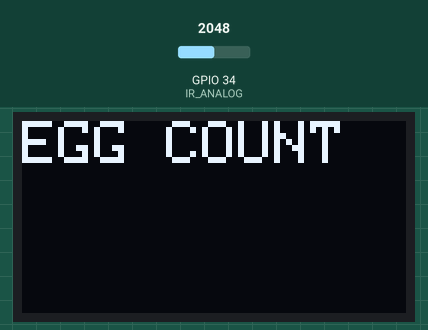
Bench run of a sketch on a simulated ESP32. On the bench: 128×64 one-colour display. The test bench sets the inputs (shaded band); at power-on: GPIO 34 (IR_ANALOG) = 2048. What the sketch prints to the serial monitor is not drawn.

Above: at 1.2 s.
1.3 s: GPIO 34 (IR_ANALOG) set to 54
2.8 s: GPIO 34 (IR_ANALOG) set to 45
At 3.5 s:
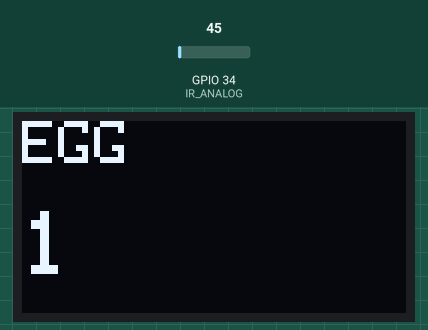
Timing chart, 0 to 5.8 s (numbered marks = the images above; inputs shaded):
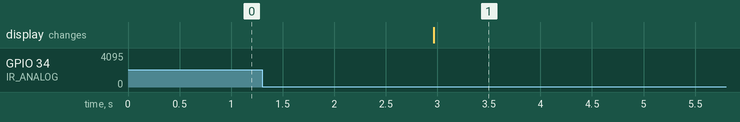

The sketch:

HusoYumurtaEkranli.ino
```cpp
#include <Wire.h>
#include <Adafruit_GFX.h>
#include <Adafruit_SSD1306.h>

#define IR_ANALOG 34

// -------- OLED AYARLARI --------
#define SCREEN_WIDTH 128
#define SCREEN_HEIGHT 64
#define OLED_RESET    -1
#define OLED_ADDRESS  0x3C

Adafruit_SSD1306 display(SCREEN_WIDTH, SCREEN_HEIGHT, &Wire, OLED_RESET);

// -------- SENSÖR AYARLARI --------
const int THRESHOLD = 50;
const int REQUIRED_COUNT = 5;
const unsigned long SAMPLE_INTERVAL = 30; // ms

int confirmCount = 0;
int eggCount = 0;
bool eggDetected = false;

unsigned long lastSampleTime = 0;

void setup() {
  Serial.begin(115200);

  // I2C başlat (ESP32 default)
  Wire.begin(21, 22);

  // OLED başlat
  if (!display.begin(SSD1306_SWITCHCAPVCC, OLED_ADDRESS)) {
    Serial.println(F("OLED bulunamadi"));
    while (true); // dur
  }

  display.clearDisplay();
  display.setTextSize(2);
  display.setTextColor(SSD1306_WHITE);
  display.setCursor(0, 0);
  display.println("EGG COUNT");
  display.display();
}

void loop() {
  unsigned long now = millis();

  if (now - lastSampleTime >= SAMPLE_INTERVAL) {
    lastSampleTime = now;

    int val = analogRead(IR_ANALOG);

    if (val < THRESHOLD) {
      if (!eggDetected) {
        confirmCount++;

        if (confirmCount >= REQUIRED_COUNT) {
          eggCount++;
          eggDetected = true;
          confirmCount = 0;

          Serial.print("Egg detected! Total: ");
          Serial.println(eggCount);

          // ---- OLED GÜNCELLE ----
          updateDisplay();
        }
      }
    } else {
      confirmCount = 0;
      eggDetected = false;
    }
  }
}

// -------- OLED GÖSTERİM FONKSİYONU --------
void updateDisplay() {
  display.clearDisplay();

  display.setTextSize(2);
  display.setCursor(0, 0);
  display.println("EGG");

  display.setTextSize(3);
  display.setCursor(0, 30);
  display.println(eggCount);

  display.display();
}
```

Measured:
- the behaviour switches between 50 and 49 on GPIO 34 (IR_ANALOG) (found by bisection; images 0 and 1)
- after the input at 1.3 s, every drawn part: stays the same
- after the input at 2.8 s, the display: changes after 0.17 s (image 1)
